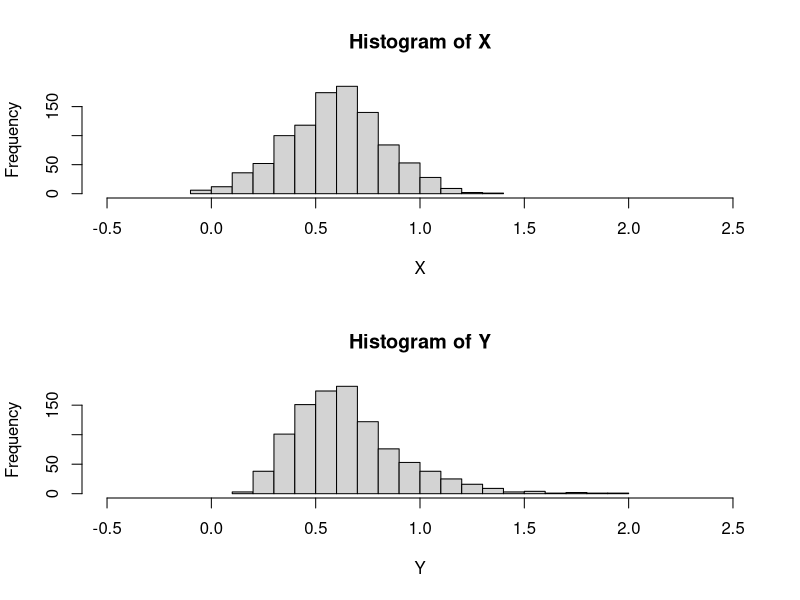

This figure's R source:

# Par
par(mfrow=c(2,1))

# Normal distribution approach
mu <- 0.6
cv <- 0.4
sd <- mu * cv
X <- rnorm(n=1000, mean=mu, sd=sd)
hist(X, breaks=20, xlim=c(-0.5, 2.5))

# Log-normal distribution approach
# Equation for the CV of a log distribution:
# https://en.wikipedia.org/wiki/Coefficient_of_variation
# CV = sqrt(exp(sd_log^2) - 1)
# CV^2 = exp(sd_log^2) - 1
# CV^2 + 1 = exp(sd_log^2)
# log(CV^2 + 1) = sd_log^2
# sqrt(log(CV^2 + 1)) = sd_log
mu_log <- log(mu)
sd_log <- sqrt(log(cv^2+1))
Y <- rlnorm(n=1000, meanlog = mu_log, sdlog=sd_log)
hist(Y, breaks=20, xlim=c(-0.5, 2.5))


